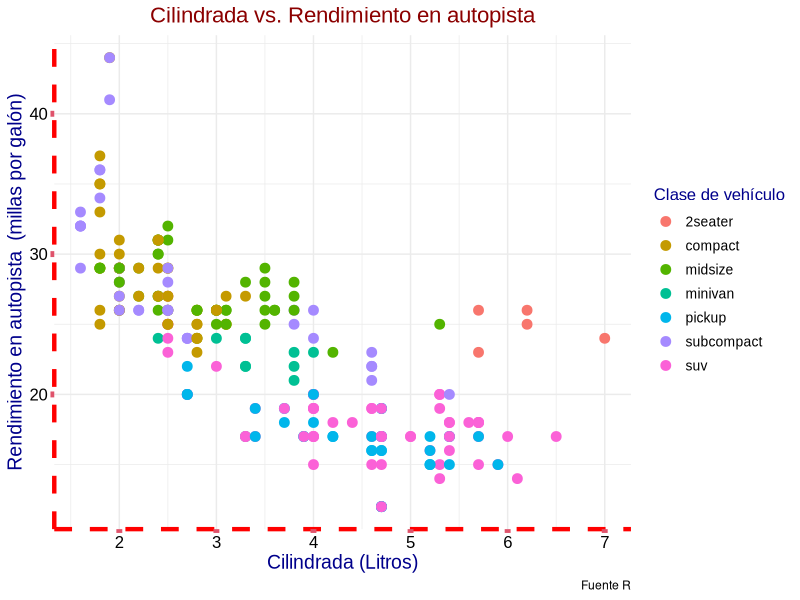

Generate this figure with R:
## ---- chunk 1
library(ggplot2)
suppressPackageStartupMessages(library(dplyr))
data("mpg")
## ---- chunk 2
ggplot(mpg, aes(x=displ, y=hwy)) +
  geom_point(aes(color=class), size=3) +  
  labs(
    title = "Cilindrada vs. Rendimiento en autopista", 
    x = "Cilindrada (Litros)", 
    y = "Rendimiento en autopista  (millas por galón)", 
    color = "Clase de vehículo",
    caption = "Fuente R"
  ) +
  theme_minimal() +  
  theme(
    axis.title.x = element_text(size=14, family="Arial", color="darkblue"),
    axis.title.y = element_text(size=14, family="Arial", color="darkblue"),
    axis.text.x = element_text(size=12, family="Arial", color="black"),
    axis.text.y = element_text(size=12, family="Arial", color="black"),
    plot.title = element_text(size=16, family="Arial", hjust = 0.5, color="darkred"),
    legend.title = element_text(size=12, family="Arial", color="darkblue"),
    legend.text = element_text(size=10, family="Arial", color="black"),
    axis.ticks = element_line(color = 2, linewidth = 2),
    scale_y_continuous(breaks = seq(0, 60, by = 10)),
    axis.line = element_line(color = "red", linewidth = 1.5,linetype = 2)
    )
